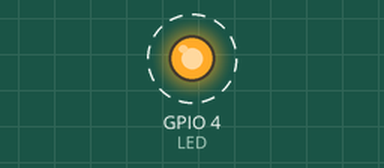
Simulated run of this program. Board: Raspberry Pi (BCM pin numbers). Parts: output pins drawn as LEDs (lit = HIGH). Dashed ring = blinking.

Above: at 0.5 s.
Timing chart, 0 to 4.6 s (numbered marks = the images above):
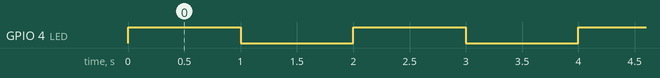

Measured:
- by itself, GPIO 4 (LED): alternates HIGH for 1.0 s and LOW for 1.0 s

The program:

ledControlOriginal.py
```python
import RPi.GPIO as GPIO
import time

LED = 4
GPIO.setmode(GPIO.BCM)
GPIO.setup(LED, GPIO.OUT)
GPIO.output(LED, GPIO.LOW)

try :
	while True:
		GPIO.output(LED, GPIO.HIGH)
		time.sleep(1)
		GPIO.output(LED, GPIO.LOW)
		time.sleep(1)
except KeyboardInterrupt:
	print "Terminated by user"
	GPIO.cleanup()
```
